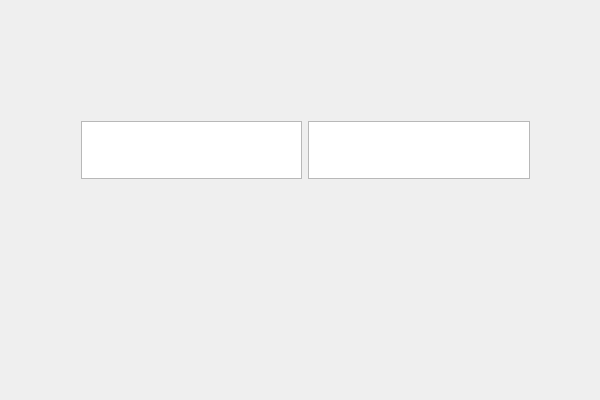
<?xml version="1.0" encoding="UTF-8"?>
<ui version="4.0">
 <class>QTInputWidgetClass</class>
 <widget class="QWidget" name="QTInputWidgetClass">
  <property name="geometry">
   <rect>
    <x>0</x>
    <y>0</y>
    <width>600</width>
    <height>400</height>
   </rect>
  </property>
  <property name="windowTitle">
   <string>QTInputWidget</string>
  </property>
  <widget class="QWidget" name="horizontalLayoutWidget">
   <property name="geometry">
    <rect>
     <x>70</x>
     <y>110</y>
     <width>471</width>
     <height>80</height>
    </rect>
   </property>
   <layout class="QHBoxLayout" name="horizontalLayout">
    <item>
     <widget class="QPlainTextEdit" name="plainTextEdit"/>
    </item>
    <item>
     <widget class="QPlainTextEdit" name="plainTextEdit_2"/>
    </item>
   </layout>
  </widget>
 </widget>
 <layoutdefault spacing="6" margin="11"/>
 <resources>
  <include location="qtinputwidget.qrc"/>
 </resources>
 <connections/>
</ui>
